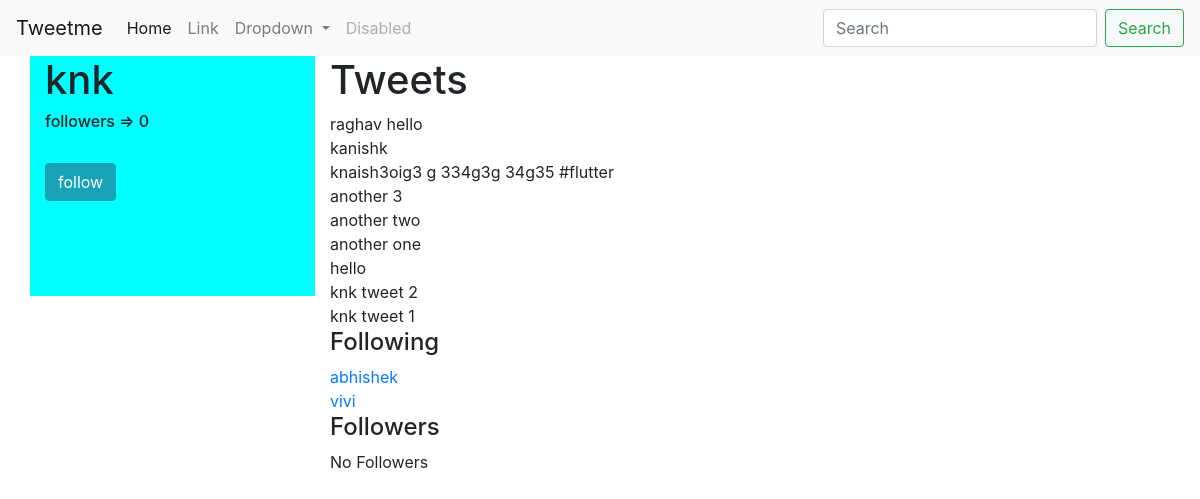
/profile/knk/ (signed in), run on the app's committed database.
### tweets/models.py (models this page shows, shortened)
class Tweet(models.Model):
    content = models.CharField(max_length=140,validators=[validate_content])
    updated = models.DateTimeField(auto_now=True)
    timestamp = models.DateTimeField(auto_now_add=True)
    user = models.ForeignKey(User, on_delete=models.CASCADE)
    class Meta:
        ordering = ['-timestamp']

### accounts/views.py (the view)
# urls.py: path('<str:username>/',UserDetailView.as_view(),name='detail'),
class UserDetailView(DetailView):
    model = User
    template_name = 'accounts/user_detail.html'
    def get_object(self,*args, **kwargs):
        return get_object_or_404(User,username__iexact=self.kwargs.get("username"))
    def get_context_data(self,*args, **kwargs):
        context = super(UserDetailView,self).get_context_data(*args, **kwargs)
        context["following"] = UserProfile.objects.is_following(self.request.user,self.get_object())
        return context

### accounts/models.py (called while the page is built)
    def all(self):
        qs = self.get_queryset().all()
        print("debug333")
        if self.instance:
            print("debug222")
            qs=qs.exclude(user = self.instance)
        return qs

    def is_following(self,user,followed_by_user):
        user_profile,created = UserProfile.objects.get_or_create(user=user)  # returns a tuple like (userObj,true)
        if created:
            return False
        if followed_by_user in user_profile.following.all():
            return True
        return False

    def get_following(self):
        users = self.following.all()
        return users.exclude(username = self.user.username)

    def get_follow_url(self):
        return reverse_lazy("accounts:follow", kwargs={"username":self.user.username} )

### accounts/templates/accounts/user_detail.html
 {% extends 'base.html' %} {% block content %}
<div class='row'>
    <div class='col-sm-3 col-xs-12' style="background-color:cyan; height:30vh;">
        <h1> {{object.username}} </h1>
        <h6>followers => {{ object.followed_by.all.count }} </h6>
    <br>
<a class="btn btn-info" href = '{{ object.account.get_follow_url  }}' >
{% if following %}
    Unfollow
    {% else %}
    follow
{% endif %}
</a>
    </div>
    <div class='col-sm-9 col-xs-12'>
        <h1>
            Tweets
        </h1>
        {% for tweet in object.tweet_set.all %} {{ tweet.content }}
        <br> {% endfor %}
        <h4>Following</h4>
        {% for user in object.account.get_following %}
        <a href="/profile/{{ user.username }}"> {{ user.username }} </a><br> {% empty %}
        -- Not ANY --
        {% endfor %}
       <h4> Followers </h4>
        {% for account in object.followed_by.all %}
        {{account.user.username}}
        <br>
         {% empty %}
         No Followers
         {% endfor %}
    </div>
</div>
{% endblock content %}

### Templates/base.html (shortened to what this page needs)
<!doctype html>
<html lang="en">
  <head>
    <link rel="stylesheet" href= "https://stackpath.bootstrapcdn.com/bootstrap/4.5.2/css/bootstrap.min.css">
  </head>
  <body>
  {% include 'navbar.html' %}
  <div class='container'>
    {% block content %}
    {% endblock content %}
    </div>
  </body>
</html>

### Templates/navbar.html (shortened to what this page needs)
<nav class="navbar navbar-expand-lg navbar-light bg-light">
  <a class="navbar-brand" href="{% url 'home' %}"> Tweetme </a>
  <div class="collapse navbar-collapse" id="navbarSupportedContent">
    <ul class="navbar-nav mr-auto">
      <li class="nav-item active">
        <a class="nav-link" href="#">Home <span class="sr-only">(current)</span></a>
      </li>
      <li class="nav-item">
        <a class="nav-link" href="#">Link</a>
      </li>
      <li class="nav-item dropdown">
        <a class="nav-link dropdown-toggle" href="#" id="navbarDropdown" role="button" data-toggle="dropdown" aria-haspopup="true" aria-expanded="false">
          Dropdown
        </a>
      </li>
      <li class="nav-item">
        <a class="nav-link disabled" href="#">Disabled</a>
      </li>
    </ul>
    {% include "tweets/search_form.html" %}
  </div>
</nav>

### tweets/templates/tweets/search_form.html
<form id='navbar-search-form' class="form-inline my-2 my-lg-0"  method="GET" action='{% url "tweets:list" %}'>
      <input class="form-control mr-sm-2" type="text" name='q' placeholder="Search" value = '{{request.GET.q}}' aria-label="Search">
      <button class="btn btn-outline-success my-2 my-sm-0" type="submit">Search</button>
</form>

### data on the page
Tweet: content "raghav hello"
Tweet: content "kanishk"
Tweet: content "knaish3oig3 g 334g3g 34g35 #flutter"
Tweet: content "another 3"
Tweet: content "another two"
Tweet: content "another one"
Tweet: content "hello"
Tweet: content "knk tweet 2"
Tweet: content "knk tweet 1"

### other printed values
{{ object.username }} "knk"
{{ object.followed_by.all.count }} "0"
{{ user.username }} "abhishek"
{{ user.username }} "vivi"
